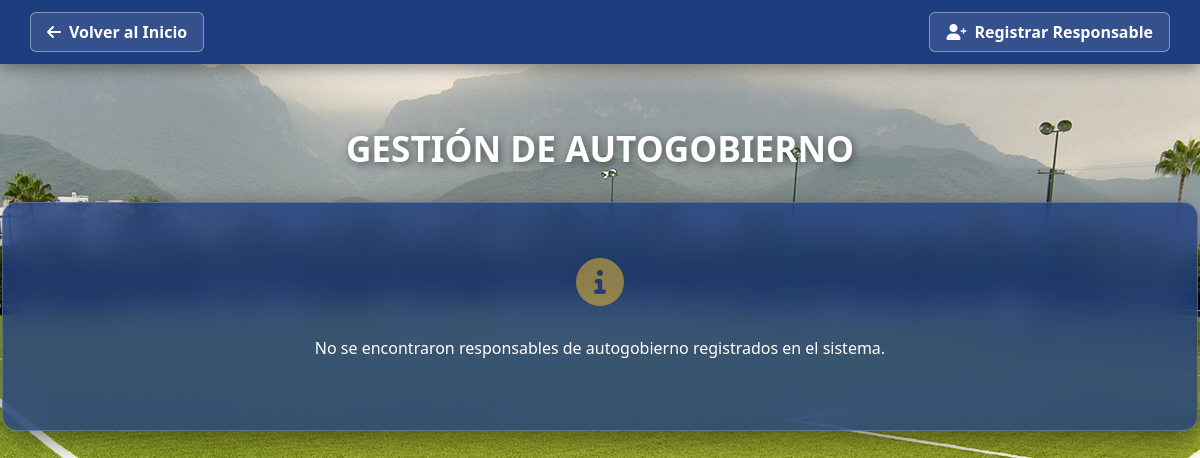
The page /vista/ver_autogobierno.php (signed in) on the database as committed earlier.
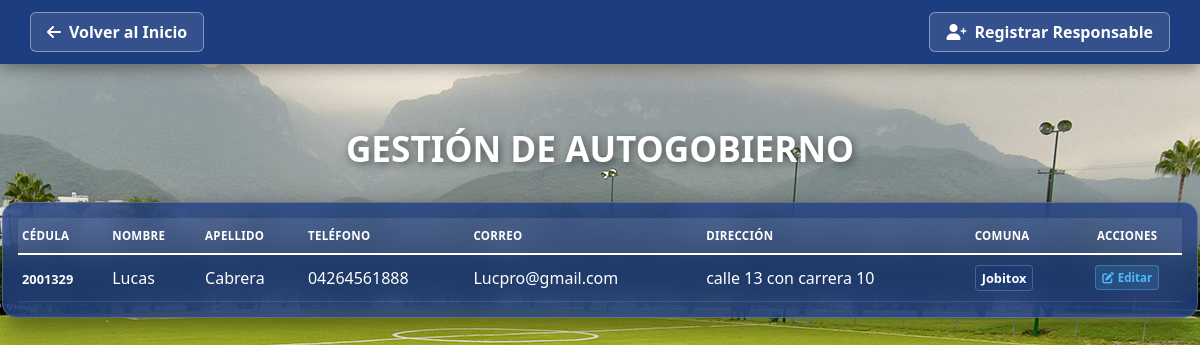
The same page on the database as committed later.
### tables this page shows
CREATE TABLE `autogobierno` (
  `id` int(11) NOT NULL,
  `nombre` varchar(100) NOT NULL,
  `apellido` varchar(100) NOT NULL,
  `cedula` varchar(20) NOT NULL,
  `telefono` varchar(20) NOT NULL,
  `correo` varchar(150) NOT NULL,
  `comuna` varchar(150) NOT NULL,
  `direccion` text NOT NULL
);

### controlador/controlador_autogobierno.php (called while the page is built, shortened)
<?php
require_once 'conexion.php';
$query = "SELECT id, nombre, apellido, cedula, telefono, correo, direccion, comuna
          FROM autogobierno
          ORDER BY nombre ASC, apellido ASC";
$resultado = $conexion->query($query);
?>

### vista/ver_autogobierno.php (the view, shortened to what this page needs)
<?php
require_once '../controlador/controlador_autogobierno.php';
?>
<!DOCTYPE html>
<html lang="es">
<head>
    <link rel="stylesheet" href="../estilo/style5.css">
    <link rel="stylesheet" href="https://cdnjs.cloudflare.com/ajax/libs/font-awesome/6.0.0/css/all.min.css">
</head>
<body>
    <header class="main-header">
        <div class="header-container">
            <a href="../vista/inicio.php" class="btn-back">
                <i class="fas fa-arrow-left"></i> Volver al Inicio
            </a>
            <a href="registrar_autogobierno.php" class="btn-back">
                <i class="fas fa-user-plus"></i> Registrar Responsable
            </a>
        </div>
    </header>
    <main class="central-container">
        <h1 class="main-title">Gestión de Autogobierno</h1>
        <div class="glass-table-container">
            <?php if (isset($resultado) && $resultado && $resultado->num_rows > 0): ?>
                <table class="user-table">
                    <thead>
                        <tr>
                            <th>Cédula</th>
                            <th>Nombre</th>
                            <th>Apellido</th>
                            <th>Teléfono</th>
                            <th>Correo</th>
                            <th>Dirección</th>
                            <th>Comuna</th>
                            <th style="text-align: center;">Acciones</th>
                        </tr>
                    </thead>
                    <tbody>
                        <?php while($row = $resultado->fetch_assoc()): ?>
                            <tr>
                                <td><strong><?php echo htmlspecialchars($row['cedula']); ?></strong></td>
                                <td><?php echo htmlspecialchars($row['nombre']); ?></td>
                                <td><?php echo htmlspecialchars($row['apellido']); ?></td>
                                <td><?php echo htmlspecialchars($row['telefono']); ?></td>
                                <td><?php echo htmlspecialchars($row['correo']); ?></td>
                                <td><?php echo htmlspecialchars($row['direccion']); ?></td>
                                <td>
                                    <span class="badge-antiguedad">
                                        <?php echo htmlspecialchars($row['comuna']); ?>
                                    </span>
                                </td>
                                <td class="action-cell">
                                    <div class="action-buttons-wrapper">
                                        <a href="editar_autogobierno.php?id=<?php echo $row['id']; ?>" class="btn-table edit">
                                            <i class="fas fa-edit"></i> Editar
                                        </a>
                                    </div>
                                </td>
                            </tr>
                        <?php endwhile; ?>
                    </tbody>
                </table>
            <?php else: ?>
                <div style="color: white; text-align: center; padding: 40px;">
                    <i class="fas fa-info-circle fa-3x" style="margin-bottom: 15px; opacity: 0.5; color: #FBC02D;"></i>
                    <p>No se encontraron responsables de autogobierno registrados en el sistema.</p>
                </div>
            <?php endif; ?>
        </div>
    </main>
</body>
</html>

Rows that differ between the two databases and show on the page:
added autogobierno: cedula "2001329", nombre "Lucas", apellido "Cabrera", telefono "04264561888", correo "Lucpro@gmail.com", direccion "calle 13 con carrera 10", comuna "Jobitox"
Other text that changed with them:
text no longer shown: "No se encontraron responsables de autogobierno registrados en el sistema."
text now shown: "CÉDULA NOMBRE APELLIDO TELÉFONO CORREO DIRECCIÓN COMUNA ACCIONES"
